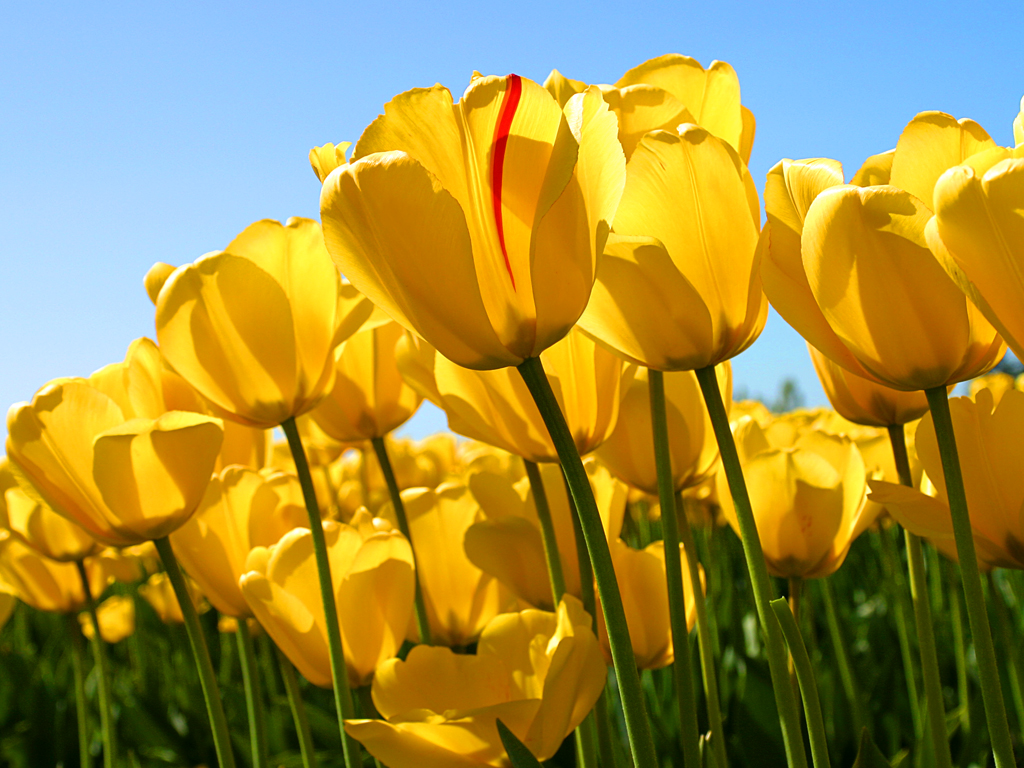
#> input picture 4-作业提交/王子艾_201511060171_差别阈限/image00.jpg, 1024 x 768 px
$ python '王子艾_201511060171_差别阈限.py'
#> lines starting #> are read from the running program, lines starting #| are printed output that depends on the picture
from PIL import Image
from matplotlib import pylab
from pylab import *
import os
im = Image.open('image00.jpg').convert('L')
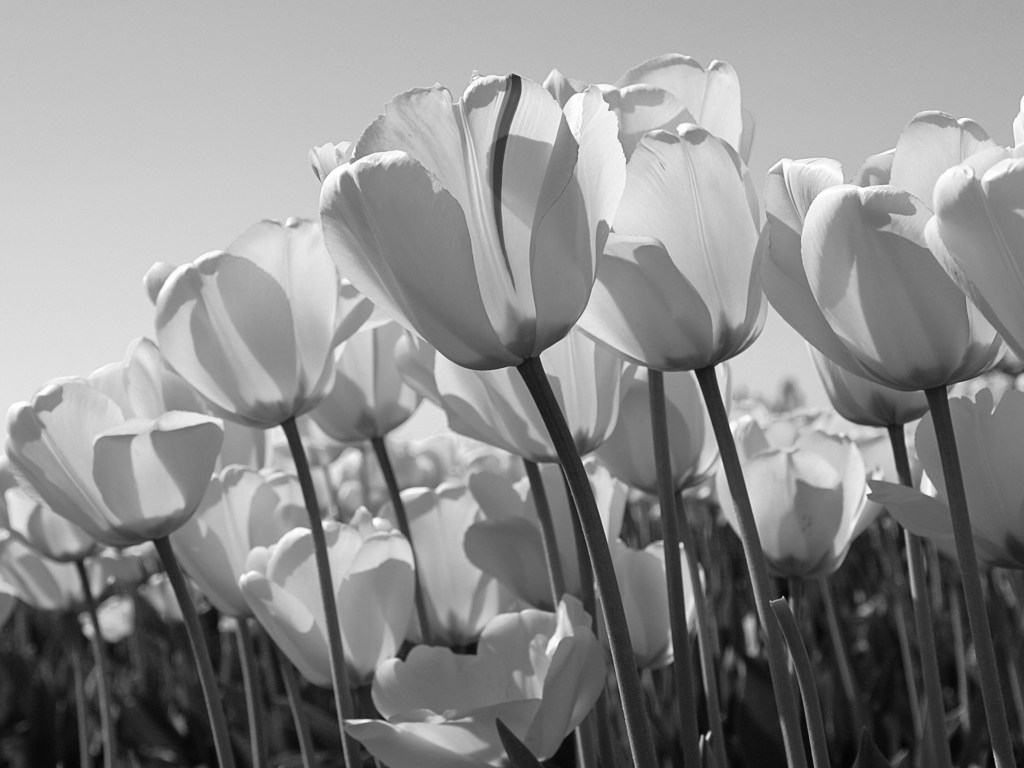
#> im: PIL image 1024x768 L; min 1, max 255, mean 139.9
img = array(im)
img = 0.5*img + 30
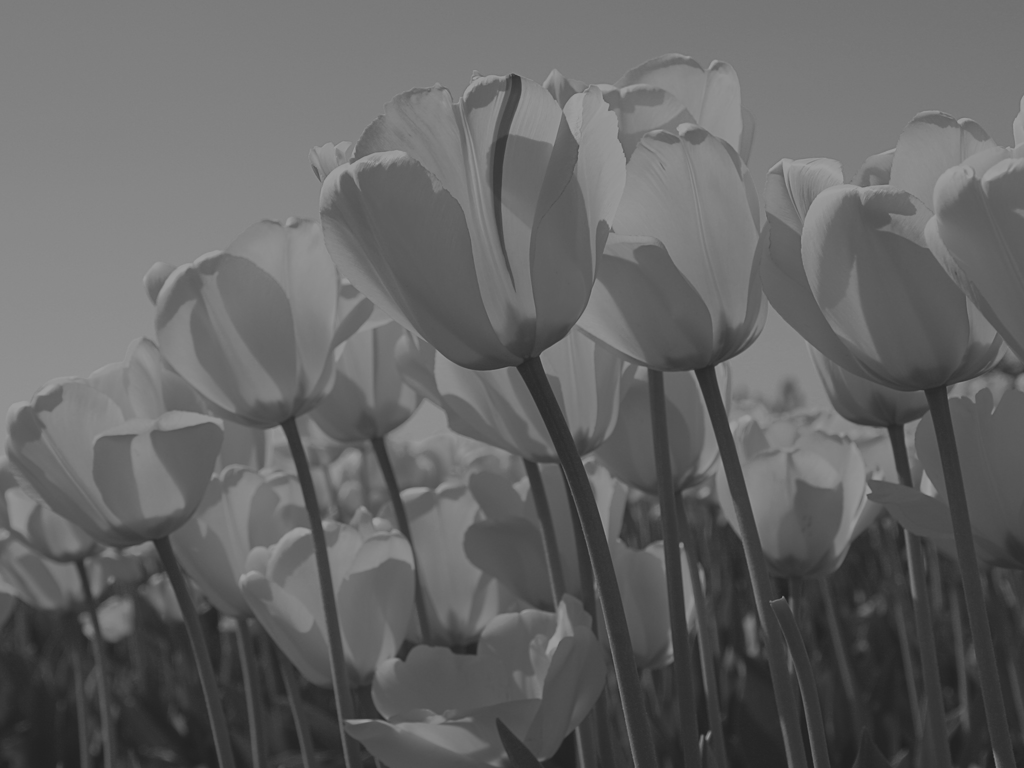
#> img: shape (768, 1024) float64; min 30.5, max 157.5, mean 100

for i in range(1,17):
    img = img + 3
    image = Image.fromarray(uint8(img)).resize((400,300))
    image.save('image'+str(i-8)+'.jpg')
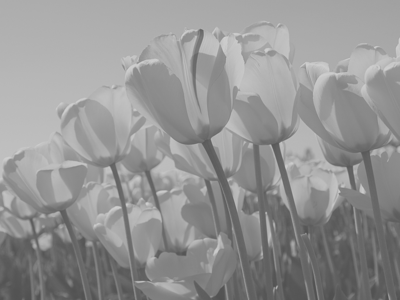
#> image: PIL image 400x300 L; min 77, max 208, mean 147.7

PicName = os.listdir()
print("<item grey>")
j = 0
for i in range(0, len(PicName)-1):
    if (i>8)or(i<7):
        j = j+1
        print('  ' + '/' + str(j) + ' = ' + '"' + PicName[i] + '"')
print("</item>")
print("\n")
